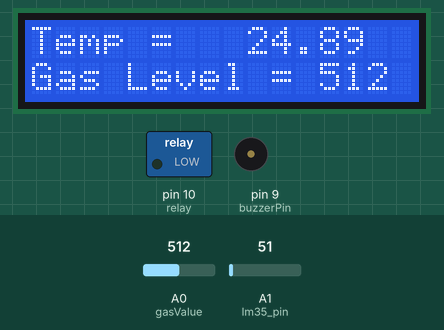
The sketch below on a simulated Arduino Uno, built with avr-gcc and run on an emulated ATmega328P. On the bench: 16×2 character LCD, switched loads named in the sketch (green lamp = pin HIGH), buzzer (waves = sounding, pin HIGH). The test bench sets the inputs (shaded band); at power-on: A0 (gasValue) = 512, A1 (lm35_pin) = 51. The modem accepts every AT command (registered, SIM ready, sends succeed) and sends nothing else; what the sketch prints to the serial monitor is not drawn.

Above: at 4.2 s.
4.3 s: A0 (gasValue) set to 22
At 9.5 s:
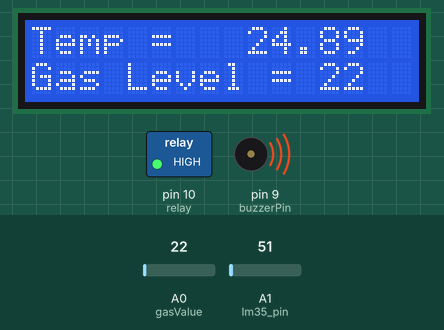
9.8 s: A0 (gasValue) set to 19
At 15.7 s:
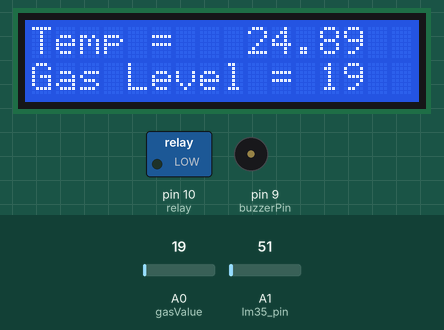
16.0 s: A1 (lm35_pin) set to 61
At 17.2 s:
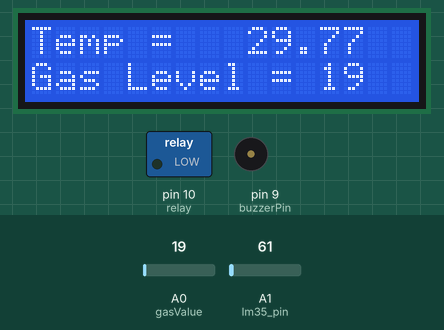
20.6 s: A1 (lm35_pin) set to 71
At 21.3 s:
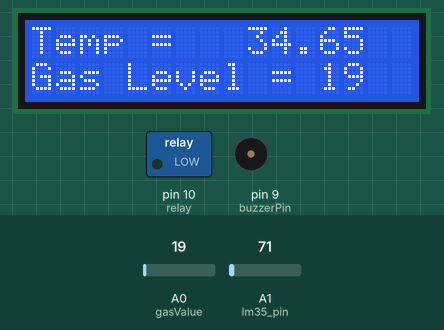
25.2 s: A1 (lm35_pin) set to 86
At 27.2 s:
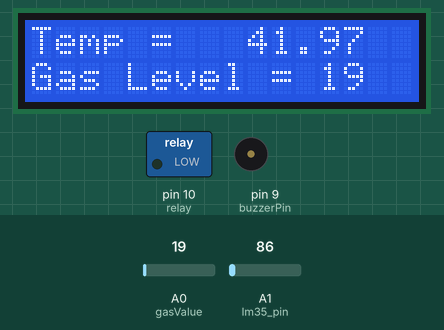
29.8 s: A0 (gasValue) set to 0
At 31.2 s:
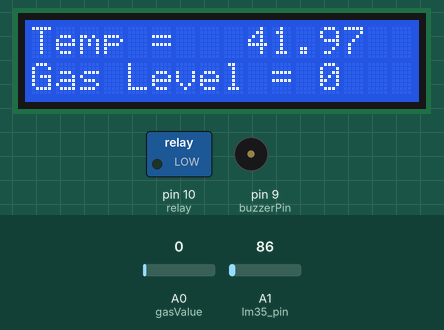
Timing chart, 0 to 32.8 s (numbered marks = the images above; inputs shaded):
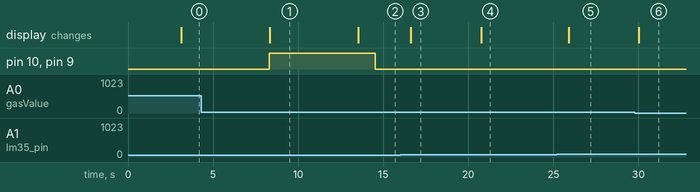

Measured:
- the behaviour switches between 21 and 20 on A0 (gasValue) (found by bisection; images 1 and 2)
- after the input at 4.3 s, the display: changes after 4.0 s (image 1)
- after the input at 9.8 s, pin 10 (relay), pin 9 (buzzerPin): HIGH → LOW after 4.7 s; the display: changes after 3.7 s (image 2)
- after the input at 16.0 s, the display: changes after 0.63 s (image 3)
- after the input at 20.6 s, the display: changes after 0.16 s (image 4)
- after the input at 25.2 s, the display: changes after 0.71 s (image 5)
- after the input at 29.8 s, the display: changes after 0.23 s (image 6)

The sketch:

Mq3_And_Gsm_Based_Exhaust_fan.ino
```cpp
#include <Wire.h>
#include <LiquidCrystal_I2C.h>
LiquidCrystal_I2C lcd(0x27, 16, 2);
#include <SoftwareSerial.h>

SoftwareSerial mySerial(3, 2);

const int lm35_pin = A1;
int gasValue = A0;
int data = 0;
int relay = 10;
int pir_Status;
int buzzerPin = 9;

void setup()
{
  randomSeed(analogRead(0));
  mySerial.begin(9600);
  Serial.begin(9600);
  lcd.init();
  lcd.backlight();
  pinMode(gasValue, INPUT);
  pinMode(relay, OUTPUT);
  pinMode(buzzerPin, OUTPUT);
  lcd.setCursor(0, 0);
  lcd.print ("  WELCOME TO  ");
  lcd.setCursor(0, 1);
  lcd.print ("  OUR PROJECT");
  delay(3000);
  lcd.clear();
}

void loop() {

  data = analogRead(gasValue);

  Serial.print("Gas Level: ");
  Serial.println(data);
  lcd.clear();
  lcd.setCursor(0, 1);
  lcd.print("Gas Level = ");
  lcd.print(data);

  int temp_adc_val;
  float temp_val;
  temp_adc_val = analogRead(lm35_pin);  /* Read Temperature */
  temp_val = (temp_adc_val * 4.88); /* Convert adc value to equivalent voltage */
  temp_val = (temp_val / 10); /* LM35 gives output of 10mv/°C */
  Serial.print("Temperature = ");
  Serial.print(temp_val);
  Serial.print(" Degree Celsius\n");
  lcd.setCursor(0, 0);
  lcd.print("Temp = ");
  lcd.setCursor(9, 0);
  lcd.print(temp_val);
  delay(1000);

  if ( data > 20)
  {
    SendMessage();
    Serial.print("Gas detect alarm");
    delay(1000);
    digitalWrite(buzzerPin, HIGH);
    digitalWrite(relay, HIGH);

  }
  else
  {

    Serial.print("Gas Level Low");
    digitalWrite(buzzerPin, LOW);
    digitalWrite(relay, LOW);

  }

  //lcd.clear();
}

void SendMessage()
{
  Serial.println("I am in send");
  mySerial.println("AT+CMGF=1");
  delay(1000);
  mySerial.println("AT+CMGS=\"+91xxxxxxxxxx\"\r");
  delay(1000);
  mySerial.println("Gas Detected.PLZ Open Windows");
  delay(100);
  mySerial.println((char)26);
  delay(1000);
}
```
